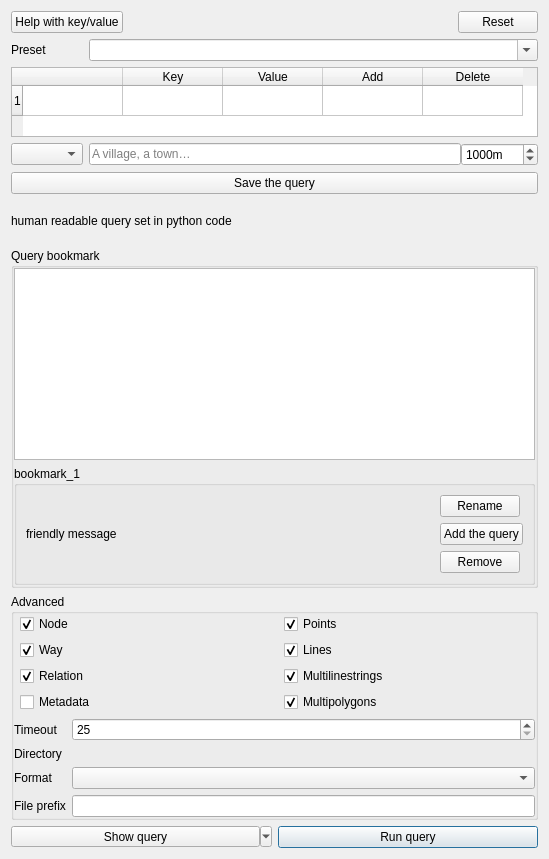
           <widget class="QWidget" name="quickquery_page">
            <property name="sizePolicy">
             <sizepolicy hsizetype="Preferred" vsizetype="Maximum">
              <horstretch>0</horstretch>
              <verstretch>0</verstretch>
             </sizepolicy>
            </property>
            <layout class="QVBoxLayout" name="verticalLayout_2">
             <item>
              <layout class="QHBoxLayout" name="top_quick_query_buttons">
               <item>
                <widget class="QPushButton" name="button_map_features">
                 <property name="text">
                  <string>Help with key/value</string>
                 </property>
                 <property name="autoDefault">
                  <bool>false</bool>
                 </property>
                </widget>
               </item>
               <item>
                <spacer name="horizontalSpacer_4">
                 <property name="orientation">
                  <enum>Qt::Horizontal</enum>
                 </property>
                 <property name="sizeHint" stdset="0">
                  <size>
                   <width>40</width>
                   <height>20</height>
                  </size>
                 </property>
                </spacer>
               </item>
               <item>
                <widget class="QDialogButtonBox" name="button_box_qq">
                 <property name="sizePolicy">
                  <sizepolicy hsizetype="Maximum" vsizetype="Fixed">
                   <horstretch>0</horstretch>
                   <verstretch>0</verstretch>
                  </sizepolicy>
                 </property>
                 <property name="standardButtons">
                  <set>QDialogButtonBox::Reset</set>
                 </property>
                </widget>
               </item>
              </layout>
             </item>
             <item>
              <layout class="QFormLayout" name="formLayout">
               <property name="sizeConstraint">
                <enum>QLayout::SetDefaultConstraint</enum>
               </property>
               <item row="0" column="0">
                <widget class="QLabel" name="label_47">
                 <property name="toolTip">
                  <string>A preset to fetch.</string>
                 </property>
                 <property name="text">
                  <string>Preset</string>
                 </property>
                </widget>
               </item>
               <item row="0" column="1">
                <widget class="QComboBox" name="combo_preset">
                 <property name="sizePolicy">
                  <sizepolicy hsizetype="Expanding" vsizetype="Fixed">
                   <horstretch>0</horstretch>
                   <verstretch>0</verstretch>
                  </sizepolicy>
                 </property>
                 <property name="toolTip">
                  <string>A preset to fetch.</string>
                 </property>
                 <property name="editable">
                  <bool>true</bool>
                 </property>
                 <property name="sizeAdjustPolicy">
                  <enum>QComboBox::AdjustToContents</enum>
                 </property>
                </widget>
               </item>
               <item row="1" column="0" colspan="2">
                <widget class="QTableWidget" name="table_keys_values">
                 <property name="sizeAdjustPolicy">
                  <enum>QAbstractScrollArea::AdjustToContents</enum>
                 </property>
                 <property name="editTriggers">
                  <set>QAbstractItemView::NoEditTriggers</set>
                 </property>
                 <property name="rowCount">
                  <number>1</number>
                 </property>
                 <row/>
                 <column>
                  <property name="text">
                   <string/>
                  </property>
                 </column>
                 <column>
                  <property name="text">
                   <string>Key</string>
                  </property>
                 </column>
                 <column>
                  <property name="text">
                   <string>Value</string>
                  </property>
                 </column>
                 <column>
                  <property name="text">
                   <string> Add </string>
                  </property>
                 </column>
                 <column>
                  <property name="text">
                   <string>Delete</string>
                  </property>
                 </column>
                </widget>
               </item>
               <item row="2" column="0">
                <widget class="QComboBox" name="combo_query_type_qq">
                 <property name="toolTip">
                  <string>The spatial extent to use for the query.</string>
                 </property>
                </widget>
               </item>
               <item row="2" column="1">
                <widget class="QStackedWidget" name="stacked_query_type">
                 <property name="lineWidth">
                  <number>0</number>
                 </property>
                 <property name="currentIndex">
                  <number>0</number>
                 </property>
                 <widget class="QWidget" name="nominatim">
                  <layout class="QHBoxLayout" name="horizontalLayout_25">
                   <property name="spacing">
                    <number>0</number>
                   </property>
                   <property name="leftMargin">
                    <number>0</number>
                   </property>
                   <property name="topMargin">
                    <number>0</number>
                   </property>
                   <property name="rightMargin">
                    <number>0</number>
                   </property>
                   <property name="bottomMargin">
                    <number>0</number>
                   </property>
                   <item>
                    <widget class="QLineEdit" name="line_place_qq">
                     <property name="placeholderText">
                      <string>A village, a town…</string>
                     </property>
                    </widget>
                   </item>
                   <item>
                    <widget class="QSpinBox" name="spin_place_qq">
                     <property name="suffix">
                      <string>m</string>
                     </property>
                     <property name="prefix">
                      <string/>
                     </property>
                     <property name="minimum">
                      <number>1</number>
                     </property>
                     <property name="maximum">
                      <number>999999999</number>
                     </property>
                     <property name="singleStep">
                      <number>100</number>
                     </property>
                     <property name="value">
                      <number>1000</number>
                     </property>
                    </widget>
                   </item>
                  </layout>
                 </widget>
                 <widget class="QWidget" name="layerExtent">
                  <layout class="QHBoxLayout" name="horizontalLayout_26">
                   <property name="spacing">
                    <number>5</number>
                   </property>
                   <property name="leftMargin">
                    <number>0</number>
                   </property>
                   <property name="topMargin">
                    <number>0</number>
                   </property>
                   <property name="rightMargin">
                    <number>0</number>
                   </property>
                   <property name="bottomMargin">
                    <number>0</number>
                   </property>
                   <item>
                    <widget class="QgsMapLayerComboBox" name="combo_extent_layer_qq">
                     <property name="sizePolicy">
                      <sizepolicy hsizetype="Expanding" vsizetype="Expanding">
                       <horstretch>0</horstretch>
                       <verstretch>0</verstretch>
                      </sizepolicy>
                     </property>
                    </widget>
                   </item>
                   <item>
                    <widget class="QCheckBox" name="checkbox_selection_qq">
                     <property name="text">
                      <string>Only selected features</string>
                     </property>
                    </widget>
                   </item>
                  </layout>
                 </widget>
                 <widget class="QWidget" name="nothingDisplayed"/>
                </widget>
               </item>
               <item row="3" column="0" colspan="2">
                <widget class="QPushButton" name="save_query">
                 <property name="text">
                  <string>Save the query</string>
                 </property>
                </widget>
               </item>
              </layout>
             </item>
             <item>
              <layout class="QVBoxLayout" name="verticalLayout_12">
               <item>
                <widget class="QLabel" name="label_qq_friendly">
                 <property name="minimumSize">
                  <size>
                   <width>0</width>
                   <height>42</height>
                  </size>
                 </property>
                 <property name="text">
                  <string notr="true">human readable query set in python code</string>
                 </property>
                 <property name="wordWrap">
                  <bool>true</bool>
                 </property>
                </widget>
               </item>
              </layout>
             </item>
             <item>
              <widget class="QgsCollapsibleGroupBox" name="bookmark">
               <property name="title">
                <string>Query bookmark</string>
               </property>
               <property name="collapsed" stdset="0">
                <bool>true</bool>
               </property>
               <layout class="QVBoxLayout" name="verticalLayout_17">
                <property name="leftMargin">
                 <number>0</number>
                </property>
                <property name="topMargin">
                 <number>0</number>
                </property>
                <property name="rightMargin">
                 <number>0</number>
                </property>
                <property name="bottomMargin">
                 <number>0</number>
                </property>
                <item>
                 <widget class="QListWidget" name="listWidget"/>
                </item>
                <item>
                 <widget class="QGroupBox" name="groupBox_7">
                  <property name="sizePolicy">
                   <sizepolicy hsizetype="Preferred" vsizetype="Preferred">
                    <horstretch>0</horstretch>
                    <verstretch>0</verstretch>
                   </sizepolicy>
                  </property>
                  <property name="title">
                   <string>bookmark_1</string>
                  </property>
                  <layout class="QHBoxLayout" name="horizontalLayout_13">
                   <item>
                    <layout class="QHBoxLayout" name="horizontalLayout_12">
                     <item>
                      <layout class="QVBoxLayout" name="verticalLayout_20">
                       <item>
                        <widget class="QLabel" name="label_41">
                         <property name="text">
                          <string>friendly message</string>
                         </property>
                        </widget>
                       </item>
                      </layout>
                     </item>
                     <item>
                      <spacer name="horizontalSpacer_5">
                       <property name="orientation">
                        <enum>Qt::Horizontal</enum>
                       </property>
                       <property name="sizeHint" stdset="0">
                        <size>
                         <width>40</width>
                         <height>20</height>
                        </size>
                       </property>
                      </spacer>
                     </item>
                     <item>
                      <layout class="QVBoxLayout" name="verticalLayout_19">
                       <property name="sizeConstraint">
                        <enum>QLayout::SetMinimumSize</enum>
                       </property>
                       <item>
                        <widget class="QPushButton" name="pushButton_2">
                         <property name="sizePolicy">
                          <sizepolicy hsizetype="Fixed" vsizetype="Preferred">
                           <horstretch>0</horstretch>
                           <verstretch>0</verstretch>
                          </sizepolicy>
                         </property>
                         <property name="layoutDirection">
                          <enum>Qt::LeftToRight</enum>
                         </property>
                         <property name="text">
                          <string>Rename</string>
                         </property>
                        </widget>
                       </item>
                       <item>
                        <widget class="QPushButton" name="pushButton_3">
                         <property name="sizePolicy">
                          <sizepolicy hsizetype="Fixed" vsizetype="Preferred">
                           <horstretch>0</horstretch>
                           <verstretch>0</verstretch>
                          </sizepolicy>
                         </property>
                         <property name="text">
                          <string>Add the query</string>
                         </property>
                        </widget>
                       </item>
                       <item>
                        <widget class="QPushButton" name="pushButton">
                         <property name="sizePolicy">
                          <sizepolicy hsizetype="Fixed" vsizetype="Preferred">
                           <horstretch>0</horstretch>
                           <verstretch>0</verstretch>
                          </sizepolicy>
                         </property>
                         <property name="text">
                          <string>Remove</string>
                         </property>
                        </widget>
                       </item>
                      </layout>
                     </item>
                    </layout>
                   </item>
                  </layout>
                 </widget>
                </item>
                <item>
                 <layout class="QVBoxLayout" name="verticalLayout_18"/>
                </item>
               </layout>
              </widget>
             </item>
             <item>
              <widget class="QgsCollapsibleGroupBox" name="advanced_qq">
               <property name="title">
                <string>Advanced</string>
               </property>
               <property name="checked">
                <bool>false</bool>
               </property>
               <property name="collapsed" stdset="0">
                <bool>false</bool>
               </property>
               <layout class="QVBoxLayout" name="verticalLayout_17">
                <property name="leftMargin">
                 <number>0</number>
                </property>
                <property name="topMargin">
                 <number>0</number>
                </property>
                <property name="rightMargin">
                 <number>0</number>
                </property>
                <property name="bottomMargin">
                 <number>0</number>
                </property>
                <item>
                 <layout class="QHBoxLayout" name="horizontalLayout_27">
                  <item>
                   <layout class="QFormLayout" name="formLayout_6">
                    <item row="0" column="1">
                     <widget class="QCheckBox" name="checkbox_node">
                      <property name="text">
                       <string>Node</string>
                      </property>
                      <property name="checked">
                       <bool>true</bool>
                      </property>
                     </widget>
                    </item>
                    <item row="1" column="1">
                     <widget class="QCheckBox" name="checkbox_way">
                      <property name="text">
                       <string>Way</string>
                      </property>
                      <property name="checked">
                       <bool>true</bool>
                      </property>
                     </widget>
                    </item>
                    <item row="2" column="1">
                     <widget class="QCheckBox" name="checkbox_relation">
                      <property name="text">
                       <string>Relation</string>
                      </property>
                      <property name="checked">
                       <bool>true</bool>
                      </property>
                     </widget>
                    </item>
                    <item row="3" column="1">
                     <widget class="QCheckBox" name="checkbox_meta">
                      <property name="text">
                       <string>Metadata</string>
                      </property>
                     </widget>
                    </item>
                   </layout>
                  </item>
                  <item>
                   <layout class="QFormLayout" name="formLayout_7">
                    <item row="0" column="1">
                     <widget class="QCheckBox" name="checkbox_points_qq">
                      <property name="text">
                       <string>Points</string>
                      </property>
                      <property name="checked">
                       <bool>true</bool>
                      </property>
                     </widget>
                    </item>
                    <item row="1" column="1">
                     <widget class="QCheckBox" name="checkbox_lines_qq">
                      <property name="text">
                       <string>Lines</string>
                      </property>
                      <property name="checked">
                       <bool>true</bool>
                      </property>
                     </widget>
                    </item>
                    <item row="3" column="1">
                     <widget class="QCheckBox" name="checkbox_multipolygons_qq">
                      <property name="text">
                       <string>Multipolygons</string>
                      </property>
                      <property name="checked">
                       <bool>true</bool>
                      </property>
                     </widget>
                    </item>
                    <item row="2" column="1">
                     <widget class="QCheckBox" name="checkbox_multilinestrings_qq">
                      <property name="text">
                       <string>Multilinestrings</string>
                      </property>
                      <property name="checked">
                       <bool>true</bool>
                      </property>
                     </widget>
                    </item>
                   </layout>
                  </item>
                 </layout>
                </item>
                <item>
                 <layout class="QFormLayout" name="formLayout_8">
                  <item row="0" column="0">
                   <widget class="QLabel" name="label_50">
                    <property name="text">
                     <string>Timeout</string>
                    </property>
                   </widget>
                  </item>
                  <item row="0" column="1">
                   <widget class="QSpinBox" name="spin_timeout">
                    <property name="buttonSymbols">
                     <enum>QAbstractSpinBox::UpDownArrows</enum>
                    </property>
                    <property name="minimum">
                     <number>25</number>
                    </property>
                    <property name="maximum">
                     <number>2000</number>
                    </property>
                    <property name="singleStep">
                     <number>25</number>
                    </property>
                   </widget>
                  </item>
                  <item row="1" column="0">
                   <widget class="QLabel" name="label_51">
                    <property name="text">
                     <string>Directory</string>
                    </property>
                   </widget>
                  </item>
                  <item row="1" column="1">
                   <widget class="QgsFileWidget" name="output_directory_qq" native="true"/>
                  </item>
                  <item row="3" column="0">
                   <widget class="QLabel" name="label_52">
                    <property name="text">
                     <string>File prefix</string>
                    </property>
                   </widget>
                  </item>
                  <item row="3" column="1">
                   <widget class="QLineEdit" name="line_file_prefix_qq"/>
                  </item>
                  <item row="2" column="1">
                   <widget class="QComboBox" name="combo_format_qq">
                    <property name="sizeAdjustPolicy">
                     <enum>QComboBox::AdjustToContents</enum>
                    </property>
                   </widget>
                  </item>
                  <item row="2" column="0">
                   <widget class="QLabel" name="label_47">
                    <property name="text">
                     <string>Format</string>
                    </property>
                   </widget>
                  </item>
                 </layout>
                </item>
               </layout>
              </widget>
             </item>
             <item>
              <layout class="QHBoxLayout" name="horizontalLayout">
               <item>
                <widget class="QToolButton" name="button_show_query">
                 <property name="sizePolicy">
                  <sizepolicy hsizetype="Minimum" vsizetype="Fixed">
                   <horstretch>0</horstretch>
                   <verstretch>0</verstretch>
                  </sizepolicy>
                 </property>
                 <property name="layoutDirection">
                  <enum>Qt::LeftToRight</enum>
                 </property>
                 <property name="text">
                  <string>Show query</string>
                 </property>
                 <property name="checkable">
                  <bool>false</bool>
                 </property>
                 <property name="popupMode">
                  <enum>QToolButton::MenuButtonPopup</enum>
                 </property>
                 <property name="toolButtonStyle">
                  <enum>Qt::ToolButtonTextOnly</enum>
                 </property>
                 <property name="arrowType">
                  <enum>Qt::NoArrow</enum>
                 </property>
                </widget>
               </item>
               <item>
                <widget class="QPushButton" name="button_run_query_qq">
                 <property name="text">
                  <string>Run query</string>
                 </property>
                 <property name="default">
                  <bool>true</bool>
                 </property>
                </widget>
               </item>
              </layout>
             </item>
            </layout>
           </widget>
